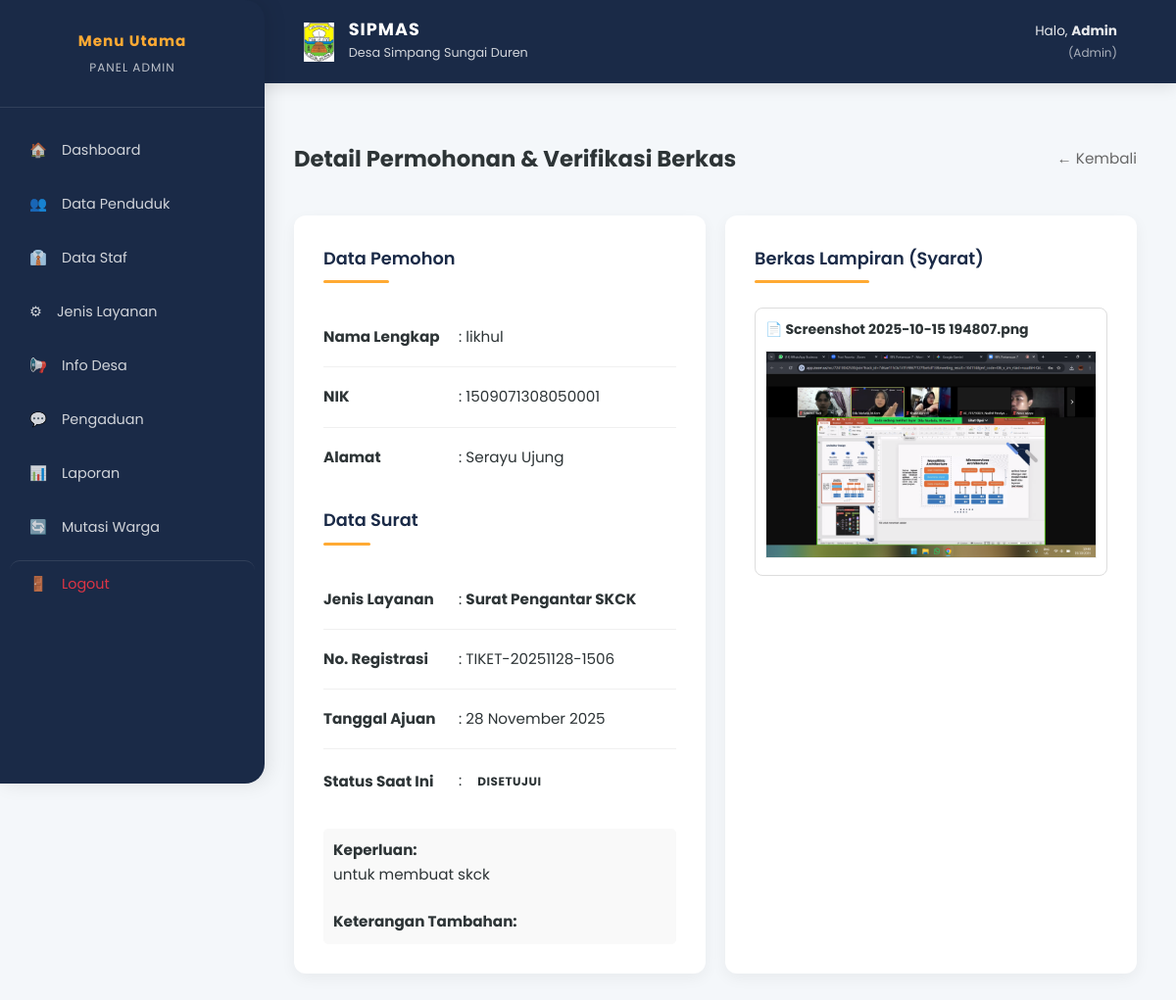
Screenshot of /index.php?page=detail_permohonan&id=9 (signed in) with the database file from the repository.
### tables this page shows
CREATE TABLE `permohonan` (
  `id` int(11) NOT NULL,
  `user_id` int(11) NOT NULL,
  `layanan_id` int(11) NOT NULL,
  `nomor_tiket` varchar(50) NOT NULL,
  `data_pengaju` text DEFAULT NULL,
  `status` enum('pending','verifikasi_admin','menunggu_kades','disetujui','ditolak','selesai') DEFAULT 'pending',
  `diverifikasi_oleh_admin_id` int(11) DEFAULT NULL,
  `disetujui_oleh_kades_id` int(11) DEFAULT NULL,
  `ditolak_oleh_admin_id` int(11) DEFAULT NULL,
  `keterangan_status` text DEFAULT NULL,
  `status_arsip` tinyint(1) DEFAULT 0,
  `created_at` timestamp NOT NULL DEFAULT current_timestamp(),
  `updated_at` timestamp NOT NULL DEFAULT current_timestamp() ON UPDATE current_timestamp()
);

CREATE TABLE `users` (
  `id` int(11) NOT NULL,
  `role` enum('admin','kades','masyarakat') NOT NULL,
  `nik` char(16) DEFAULT NULL,
  `nama_lengkap` varchar(150) NOT NULL,
  `tempat_lahir` varchar(50) DEFAULT NULL,
  `tanggal_lahir` date DEFAULT NULL,
  `jenis_kelamin` enum('Laki-laki','Perempuan') DEFAULT NULL,
  `agama` varchar(20) DEFAULT NULL,
  `status_perkawinan` enum('Belum Kawin','Kawin','Cerai Hidup','Cerai Mati') DEFAULT NULL,
  `pekerjaan` varchar(50) DEFAULT NULL,
  `email` varchar(100) NOT NULL,
  `password` varchar(255) NOT NULL,
  `no_hp` varchar(20) DEFAULT NULL,
  `alamat` text DEFAULT NULL,
  `jabatan` varchar(100) DEFAULT NULL,
  `status_kependudukan` enum('Tetap','Pindah','Meninggal') DEFAULT 'Tetap',
  `status_akun` tinyint(1) DEFAULT 1,
  `created_at` timestamp NOT NULL DEFAULT current_timestamp(),
  `updated_at` timestamp NOT NULL DEFAULT current_timestamp() ON UPDATE current_timestamp()
);

CREATE TABLE `jenis_layanan` (
  `id` int(11) NOT NULL,
  `nama_layanan` varchar(100) NOT NULL,
  `kode_surat` varchar(20) NOT NULL,
  `syarat_dokumen` text DEFAULT NULL,
  `is_active` tinyint(1) DEFAULT 1
);

CREATE TABLE `dokumen_pendukung` (
  `id` int(11) NOT NULL,
  `permohonan_id` int(11) NOT NULL,
  `nama_file` varchar(255) NOT NULL,
  `path_file` varchar(255) NOT NULL,
  `tipe_dokumen` varchar(50) DEFAULT 'Lampiran',
  `uploaded_at` timestamp NOT NULL DEFAULT current_timestamp()
);

### controllers/PermohonanController.php (called while the page is built, shortened)
<?php
class PermohonanController {
    private $conn;
    public function __construct($db) {
        $this->conn = $db;
    }
    public function getDetailPermohonan($id) {
        $sql = "SELECT p.*,
                       u.nama_lengkap, u.nik, u.alamat,
                       u.tempat_lahir, u.tanggal_lahir, u.jenis_kelamin, u.agama, u.pekerjaan, u.status_perkawinan,
                       l.nama_layanan, l.kode_surat,
                       sd.nomor_surat_resmi, sd.tanggal_dibuat as tgl_surat
                FROM permohonan p
                JOIN users u ON p.user_id = u.id
                JOIN jenis_layanan l ON p.layanan_id = l.id
                LEFT JOIN surat_digital sd ON sd.permohonan_id = p.id
                WHERE p.id = ?";
        $stmt = $this->conn->prepare($sql);
        $stmt->execute([$id]);
        $data = $stmt->fetch();
        if ($data) {
            $stmtDoc = $this->conn->prepare("SELECT * FROM dokumen_pendukung WHERE permohonan_id = ?");
            $stmtDoc->execute([$id]);
            $data->dokumen = $stmtDoc->fetchAll();
        }
        return $data;
    }
}
?>

### views/admin/detail.php (the view, shortened to what this page needs)
<section id="detail-permohonan">
    <div style="display: flex; justify-content: space-between; align-items: center; margin-bottom: 20px;">
        <h2>Detail Permohonan & Verifikasi Berkas</h2>
        <a href="javascript:history.back()" style="text-decoration: none; color: #666;">&larr; Kembali</a>
    </div>
    <div style="display: flex; gap: 20px; flex-wrap: wrap;">
        <div class="card" style="flex: 1; min-width: 300px;">
            <h3>Data Pemohon</h3>
            <table style="width: 100%; border: none;">
                <tr>
                    <td style="width: 120px; font-weight: bold; padding: 8px 0;">Nama Lengkap</td>
                    <td>: <?= $detail->nama_lengkap ?></td>
                </tr>
                <tr>
                    <td style="font-weight: bold; padding: 8px 0;">NIK</td>
                    <td>: <?= $detail->nik ?? '-' ?></td>
                </tr>
                <tr>
                    <td style="font-weight: bold; padding: 8px 0;">Alamat</td>
                    <td>: <?= $detail->alamat ?></td>
                </tr>
            </table>
            <h3 style="margin-top: 20px;">Data Surat</h3>
            <table style="width: 100%; border: none;">
                <tr>
                    <td style="width: 120px; font-weight: bold; padding: 8px 0;">Jenis Layanan</td>
                    <td>: <strong><?= $detail->nama_layanan ?></strong></td>
                </tr>
                <tr>
                    <td style="font-weight: bold; padding: 8px 0;">No. Registrasi</td>
                    <td>: <?= $detail->nomor_tiket ?></td>
                </tr>
                <tr>
                    <td style="font-weight: bold; padding: 8px 0;">Tanggal Ajuan</td>
                    <td>: <?= date('d F Y', strtotime($detail->created_at)) ?></td>
                </tr>
                <tr>
                    <td style="font-weight: bold; padding: 8px 0;">Status Saat Ini</td>
                    <td>: <span class="badge"><?= strtoupper(str_replace('_', ' ', $detail->status)) ?></span></td>
                </tr>
            </table>
            <?php
                $infoTambahan = json_decode($detail->data_pengaju, true);
            ?>
            <div style="margin-top: 15px; background: #f9f9f9; padding: 10px; border-radius: 5px;">
                <strong>Keperluan:</strong><br>
                <?= $infoTambahan['keperluan'] ?? '-' ?><br><br>
                <strong>Keterangan Tambahan:</strong><br>
            </div>
        </div>
        <div class="card" style="flex: 1; min-width: 300px;">
            <h3>Berkas Lampiran (Syarat)</h3>
            <?php if(empty($detail->dokumen)): ?>
                <p style="color: red;">Tidak ada dokumen yang diunggah.</p>
            <?php else: ?>
                <div style="display: grid; gap: 15px;">
                    <?php foreach($detail->dokumen as $doc): ?>
                        <div style="border: 1px solid #ddd; padding: 10px; border-radius: 8px;">
                            <p style="margin: 0 0 10px 0; font-weight: bold; font-size: 14px;">
                                📄 <?= $doc->nama_file ?>
                            </p>
                            <?php
                                $ext = pathinfo($doc->path_file, PATHINFO_EXTENSION);
                                if(in_array(strtolower($ext), ['jpg', 'jpeg', 'png'])):
                            ?>
                                <img src="<?= $doc->path_file ?>" alt="Preview Dokumen" style="width: 100%; max-height: 300px; object-fit: contain; border: 1px solid #eee;">
                            <?php else: ?>
                                <a href="<?= $doc->path_file ?>" target="_blank" class="btn-primary" style="display: block; text-align: center; text-decoration: none; padding: 10px; background: #17a2b8; color: white; border-radius: 5px;">
                                    Lihat Dokumen PDF
                                </a>
                            <?php endif; ?>
                        </div>
                    <?php endforeach; ?>
                </div>
            <?php endif; ?>
        </div>
    </div>
</section>

### assets/css/style.css (style rules this page uses)
:root { --primary: #1a2a47; --primary-gradient: linear-gradient(135deg, #1a2a47 0%, #243b55 100%); --accent: #ffaa33; --accent-gradient: linear-gradient(135deg, #ffaa33 0%, #e6952e 100%); --primary-color: #1a2a47; --accent-color: #ffaa33; --success-color: #28a745; --danger-color: #dc3545; --success: #28a745; --danger: #dc3545; --warning: #ffc107; --bg-body: #f4f7fa; --bg-glass: rgba(255, 255, 255, 0.95); --bg-card: #ffffff; --text-main: #2d3436; --text-muted: #636e72; --radius: 12px; --shadow-soft: 0 5px 15px rgba(0, 0, 0, 0.05); --shadow-float: 0 15px 35px rgba(26, 42, 71, 0.15); --transition: all 0.3s cubic-bezier(0.4, 0, 0.2, 1); }
* { box-sizing: border-box; }
body { font-family: 'Poppins', sans-serif; background-color: var(--bg-body); color: var(--text-main); margin: 0; padding: 0; font-size: 0.95rem; line-height: 1.6; }
.card { background: var(--bg-card); border-radius: var(--radius); box-shadow: var(--shadow-soft); padding: 30px; margin-bottom: 30px; border: none; transition: var(--transition); position: relative; overflow: hidden; }
.card h3 { margin-top: 0; margin-bottom: 25px; color: var(--primary); font-weight: 600; position: relative; display: inline-block; }
.card h3::after { content: ''; display: block; width: 50%; height: 3px; background: var(--accent); margin-top: 8px; border-radius: 2px; }
table { width: 100%; border-collapse: separate; border-spacing: 0; background: white; }
table td { padding: 18px; border-bottom: 1px solid #f0f0f0; vertical-align: middle; }
table tr:last-child td { border-bottom: none; }
.badge { padding: 8px 15px; border-radius: 50px; font-size: 0.7rem; font-weight: 800; text-transform: uppercase; letter-spacing: 0.5px; display: inline-flex; align-items: center; justify-content: center; white-space: nowrap; vertical-align: middle; line-height: normal; }
.badge { padding: 6px 12px; border-radius: 30px; font-size: 0.75rem; font-weight: 700; text-transform: uppercase; }

### rows the page displays
permohonan: user.nama_lengkap "likhul", user.nik "1509071308050001", user.alamat "Serayu Ujung", layanan.nama_layanan "Surat Pengantar SKCK", nomor_tiket "TIKET-20251128-1506", created_at "28 November 2025", status "DISETUJUI", data_pengaju "untuk membuat skck"
dokumen_pendukung: nama_file "Screenshot 2025-10-15 194807.png", path_file (picture)

### other values shown
$nama "Admin"
$role "Admin"
$role "ADMIN"
